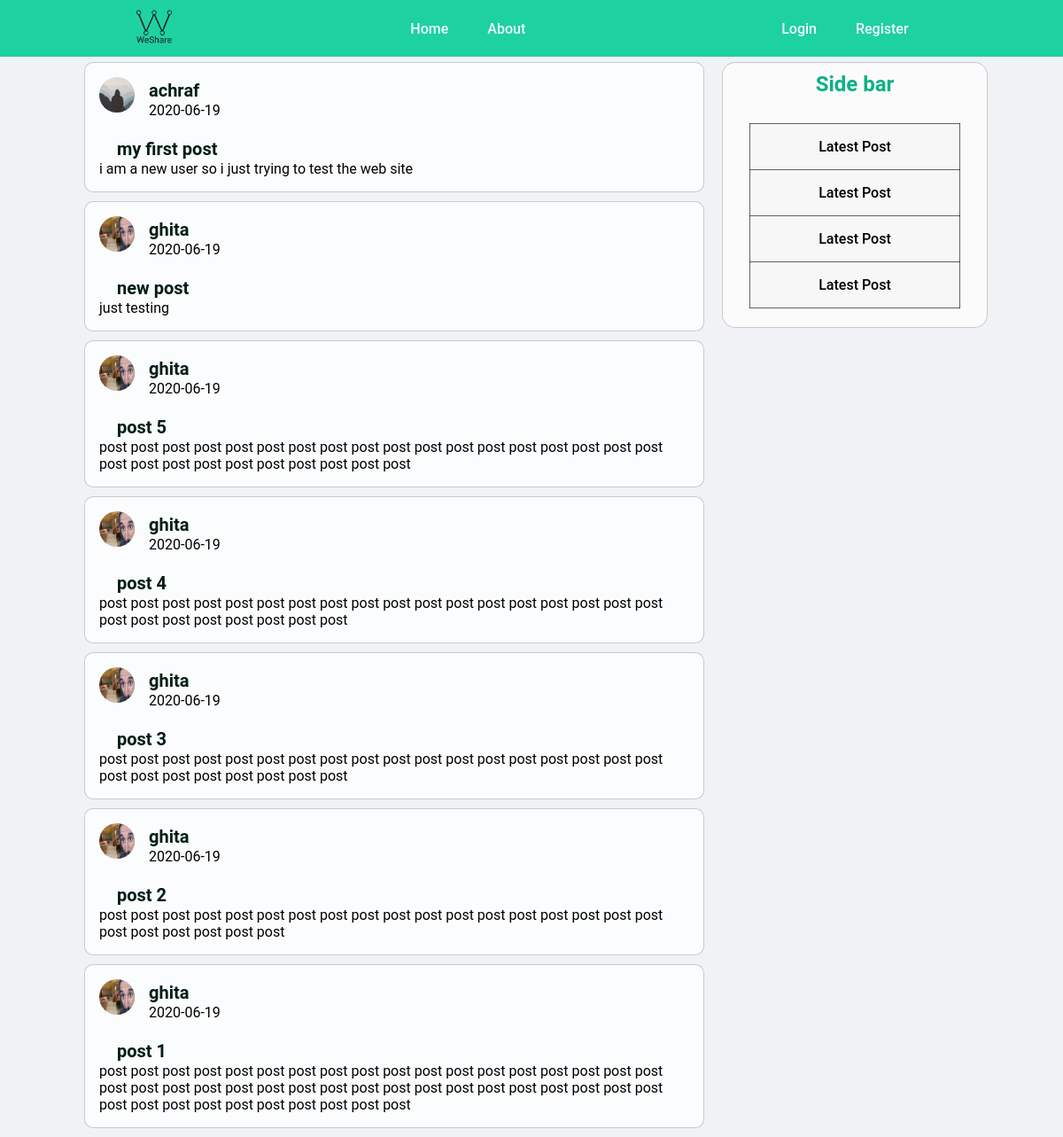
Page /home on the earlier database version.
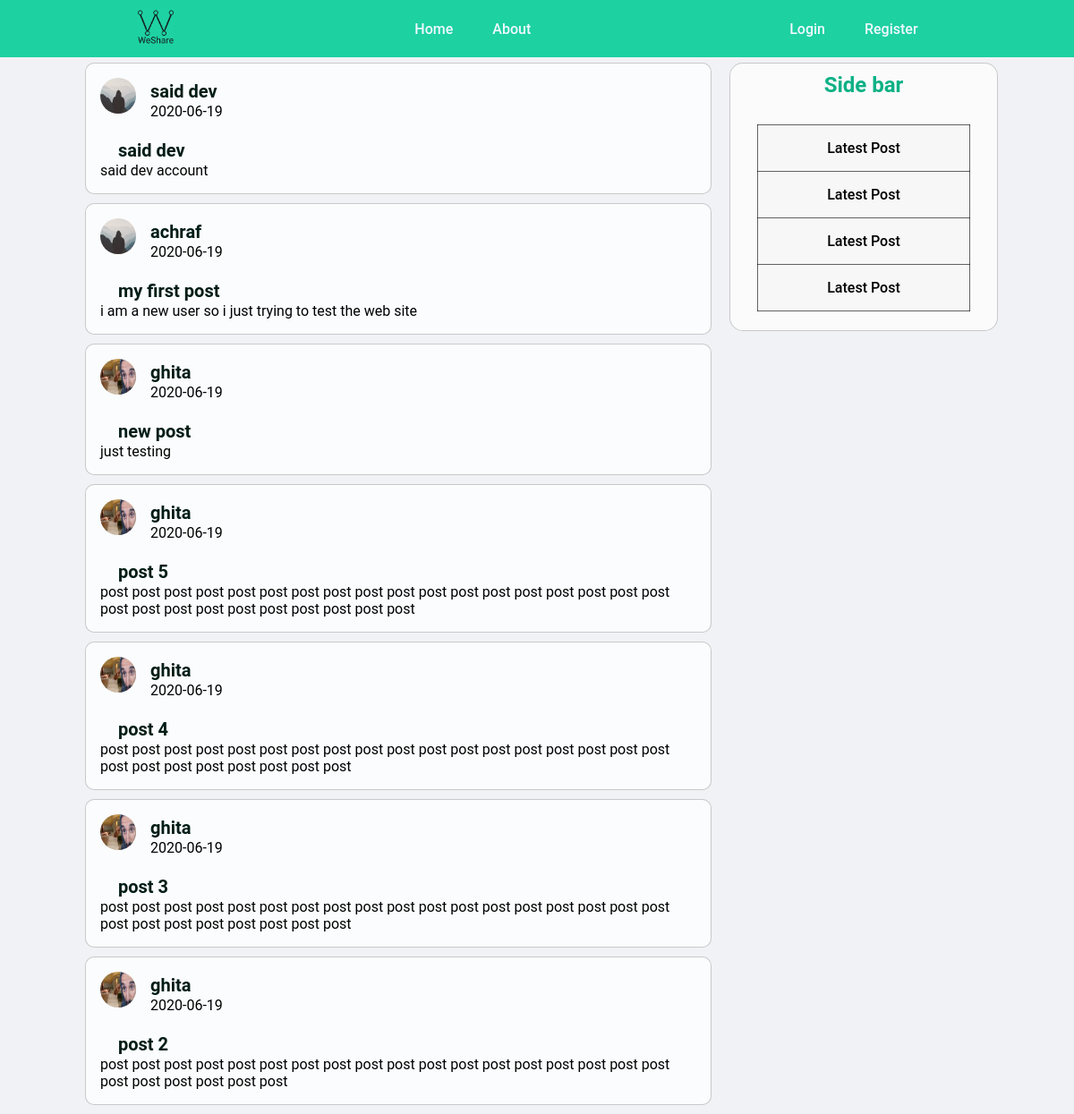
Same page on the later database version.
### blogapp/models.py (models this page shows, shortened)
class Post(db.Model):
    id = db.Column(db.Integer, primary_key=True)
    title = db.Column(db.String(100), nullable=False)
    date_posted = db.Column(db.DateTime, nullable=False, default=datetime.utcnow)
    content = db.Column(db.Text, nullable=False)
    user_id = db.Column(db.Integer, db.ForeignKey('user.id'), nullable=False)

class User(db.Model, UserMixin):
    id = db.Column(db.Integer, primary_key=True)
    username = db.Column(db.String(20), unique=True, nullable=False)
    email = db.Column(db.String(120), unique=True, nullable=False)
    image_file = db.Column(db.String(20), nullable=False, default='default.jpg')
    password = db.Column(db.String(60), nullable=False)
    posts = db.relationship('Post', backref='author', lazy=True)

### blogapp/routes.py (the view)
@app.route('/')
@app.route('/home')
def home():
    page = request.args.get('page', 1, type=int)
    posts = Post.query.order_by(Post.date_posted.desc()).paginate(page=page, per_page=7)
    return  render_template('home.html' , posts = posts)

### blogapp/templates/home.html
{% extends 'layout.html' %}
{%block content%}
    {% for post in posts%}
        <article class="blog-post-info">
            <img src="{{ url_for('static' , filename='profil_pics/'+ post.author.image_file) }}" alt="">
            <div class="blog-post-authour">
                <h1><a href="#">{{ post.author.username }}</a></h1>
            </div>
            <div class="blog-post-date">
                <p>{{ post.date_posted.strftime('%Y-%m-%d') }}</p>
            </div>
            <br>
            <div class="blog-post-title">
                <h2> <a href="{{ url_for('post' , post_id=post.id) }}" class="single-post-title"> {{ post.title }}</a></h2>
            </div>
            <div class="blog-post-content">
                <p>{{ post.content }}</p>
            </div>
        </article>
    {% endfor %}
{%endblock content%}

### blogapp/templates/layout.html (shortened to what this page needs)
<!DOCTYPE html>
<html lang="en">
<head>
    <link rel="stylesheet" type="text/css" href="{{ url_for('static', filename='style.css') }}">
</head>
<body>
    <header>
        <a href="{{url_for('home')}}"><img class="logo" src="../static/images/logo.jpg" alt="weshare logo" title="We Share"></a>
        <nav class="nav_links">
            <ul>
                <li><a href="{{url_for('home')}}">Home</a></li>
                <li><a href="{{url_for('about')}}">About</a></li>
            </ul>
        </nav>
        <nav class="nav_links">
            {% if current_user.is_authenticated %}
            <ul>
                <li><a href="{{url_for('new_post')}}">New Post</a></li>
                <li><a href="{{url_for('account')}}">account</a></li>
                <li><a href="{{url_for('logout')}}">Logout</a></li>
            </ul>
            {% else %}
                <ul>
                    <li><a href="{{url_for('login')}}">Login</a></li>
                    <li><a href="{{url_for('register')}}">Register</a></li>
                </ul>
            {% endif %}
        </nav>
    </header>
    <main>
        {% block content %}{% endblock %}
    </main>
    <div class="side-bar">
        <h1>Side bar</h1>
        <table class="side-bar-table">
            <tr>
              <td><a href="#">Latest Post</a></td>
            </tr>
            <tr>
              <td><a href="#">Latest Post</a></td>
            </tr>
            <tr>
                <td><a href="#">Latest Post</a></td>
            </tr>
            <tr>
                <td><a href="#">Latest Post</a></td>
            </tr>
        </table>
    </div>
</body>
</html>

### blogapp/static/style.css (style rules this page uses)
* { font-family: 'Roboto' , sans-serif; box-sizing: border-box; margin : 0; padding: 0; }
body { background-color: #f1f2f6; font-size: medium; }
body { background-color: #f1f2f6; display: flex; justify-content: center; }
main { margin-top: 60px; }
nav a { font-weight: 500; font-size: 16px; color: aliceblue; text-decoration: none; }
header { width: 100%; display: flex; justify-content: space-around; align-items: center; padding:10px 30px ; background-color: #1dd1a1; position: fixed; z-index: 1000; }
.nav_links { list-style: none; }
.nav_links li { display: inline-block; padding: 0px 20px; }
.nav_links li a { transition: all 0.3s ease 0s; }
.logo { width: 40px; height: 40px; }
.blog-post-info { background-color: rgba(255, 255, 255, 0.719); margin: 10px; padding: 1rem; width: 700px; border: 1px solid rgba(0, 0, 0, 0.2) ; border-radius: 10px; }
.blog-post-info img { width: 40px; height: 40px; float: left; margin: 0 1rem 0 0; border-radius: 50%; display: block; }
.blog-post-info a { text-decoration: none; font-size: 20px; color: #001d15 }
.side-bar { margin-top: 70px; margin-left: 10px; width: 300px; height: 300px; background-color: rgba(255, 255, 255, 0.7); border: 1px solid rgba(0, 0, 0, 0.2); border-radius: 5%; display: flex; flex-direction: column; align-items: center; position: sticky; top: 70px; }
.side-bar h1 { font-size: 1.5em; margin: 10px 10px 30px 10px; color: #0cb185; }
.side-bar-table { border-collapse: collapse; text-align: center; background-color: rgba(207, 207, 207, 0.1); width: 80%; height: 70%; }
.side-bar-table a { text-decoration: none; color: black; font-weight: 500; }
.side-bar-table tr { border: 1px solid rgba(0, 0, 0, 0.6); padding: 10px; border-radius: 50px }
.single-post-title { margin:0px 0px 10px 20px; }

Differences in the rows shown:
no longer on this page (row unchanged): Post: image_file (picture), author.username "ghita", date_posted "2020-06-19", title "post 1", content "post post post post post post post post post post post post post post post post post post post post post post post post post post post post post post post post post post post post post post post post post post post post post post"
added Post: image_file (placeholder picture), author.username "said dev", date_posted "2020-06-19", title "said dev", content "said dev account"
